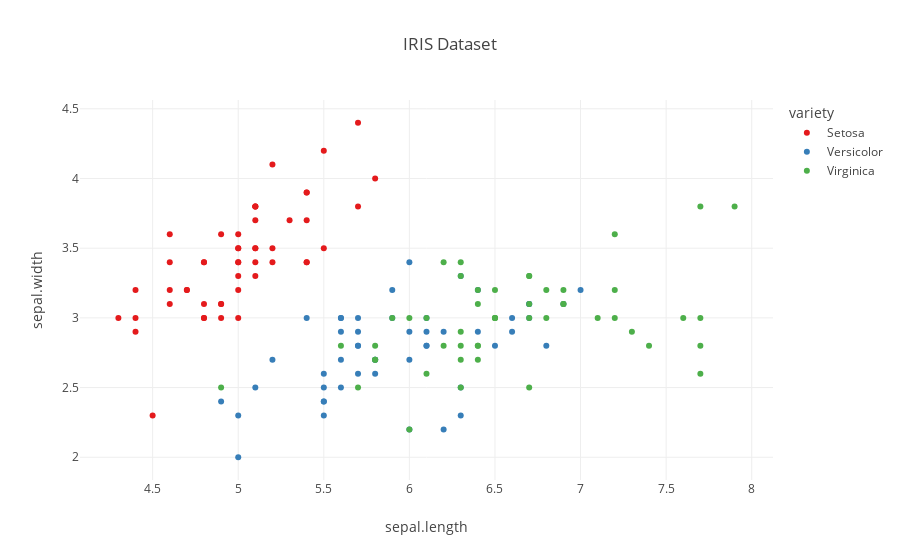

Notebook source saved alongside this figure:
### Code cell
# visualize the data
px.scatter(df,x = "sepal.length",y = "sepal.width",color ="variety", title = "IRIS Dataset",template = 'none',
          color_discrete_sequence=px.colors.qualitative.Set1)

### Figure 1 — Plotly figure (JSON) as saved in the notebook; plotly's stock layout.template omitted (floating-point values rounded to 4 significant figures)
{"data": [{"hovertemplate": "variety=Setosa<br>sepal.length=%{x}<br>sepal.width=%{y}<extra></extra>", "legendgroup": "Setosa", "marker": {"color": "rgb(228,26,28)", "symbol": "circle"}, "mode": "markers", "name": "Setosa", "orientation": "v", "showlegend": true, "type": "scatter", "x": [5.1, 4.9, 4.7, 4.6, 5, 5.4, 4.6, 5, 4.4, 4.9, 5.4, 4.8, 4.8, 4.3, 5.8, 5.7, 5.4, 5.1, 5.7, 5.1, 5.4, 5.1, 4.6, 5.1, 4.8, 5, 5, 5.2, 5.2, 4.7, 4.8, 5.4, 5.2, 5.5, 4.9, 5, 5.5, 4.9, 4.4, 5.1, 5, 4.5, 4.4, 5, 5.1, 4.8, 5.1, 4.6, 5.3, 5], "xaxis": "x", "y": [3.5, 3, 3.2, 3.1, 3.6, 3.9, 3.4, 3.4, 2.9, 3.1, 3.7, 3.4, 3, 3, 4, 4.4, 3.9, 3.5, 3.8, 3.8, 3.4, 3.7, 3.6, 3.3, 3.4, 3, 3.4, 3.5, 3.4, 3.2, 3.1, 3.4, 4.1, 4.2, 3.1, 3.2, 3.5, 3.6, 3, 3.4, 3.5, 2.3, 3.2, 3.5, 3.8, 3, 3.8, 3.2, 3.7, 3.3], "yaxis": "y"}, {"hovertemplate": "variety=Versicolor<br>sepal.length=%{x}<br>sepal.width=%{y}<extra></extra>", "legendgroup": "Versicolor", "marker": {"color": "rgb(55,126,184)", "symbol": "circle"}, "mode": "markers", "name": "Versicolor", "orientation": "v", "showlegend": true, "type": "scatter", "x": [7, 6.4, 6.9, 5.5, 6.5, 5.7, 6.3, 4.9, 6.6, 5.2, 5, 5.9, 6, 6.1, 5.6, 6.7, 5.6, 5.8, 6.2, 5.6, 5.9, 6.1, 6.3, 6.1, 6.4, 6.6, 6.8, 6.7, 6, 5.7, 5.5, 5.5, 5.8, 6, 5.4, 6, 6.7, 6.3, 5.6, 5.5, 5.5, 6.1, 5.8, 5, 5.6, 5.7, 5.7, 6.2, 5.1, 5.7], "xaxis": "x", "y": [3.2, 3.2, 3.1, 2.3, 2.8, 2.8, 3.3, 2.4, 2.9, 2.7, 2, 3, 2.2, 2.9, 2.9, 3.1, 3, 2.7, 2.2, 2.5, 3.2, 2.8, 2.5, 2.8, 2.9, 3, 2.8, 3, 2.9, 2.6, 2.4, 2.4, 2.7, 2.7, 3, 3.4, 3.1, 2.3, 3, 2.5, 2.6, 3, 2.6, 2.3, 2.7, 3, 2.9, 2.9, 2.5, 2.8], "yaxis": "y"}, {"hovertemplate": "variety=Virginica<br>sepal.length=%{x}<br>sepal.width=%{y}<extra></extra>", "legendgroup": "Virginica", "marker": {"color": "rgb(77,175,74)", "symbol": "circle"}, "mode": "markers", "name": "Virginica", "orientation": "v", "showlegend": true, "type": "scatter", "x": [6.3, 5.8, 7.1, 6.3, 6.5, 7.6, 4.9, 7.3, 6.7, 7.2, 6.5, 6.4, 6.8, 5.7, 5.8, 6.4, 6.5, 7.7, 7.7, 6, 6.9, 5.6, 7.7, 6.3, 6.7, 7.2, 6.2, 6.1, 6.4, 7.2, 7.4, 7.9, 6.4, 6.3, 6.1, 7.7, 6.3, 6.4, 6, 6.9, 6.7, 6.9, 5.8, 6.8, 6.7, 6.7, 6.3, 6.5, 6.2, 5.9], "xaxis": "x", "y": [3.3, 2.7, 3, 2.9, 3, 3, 2.5, 2.9, 2.5, 3.6, 3.2, 2.7, 3, 2.5, 2.8, 3.2, 3, 3.8, 2.6, 2.2, 3.2, 2.8, 2.8, 2.7, 3.3, 3.2, 2.8, 3, 2.8, 3, 2.8, 3.8, 2.8, 2.8, 2.6, 3, 3.4, 3.1, 3, 3.1, 3.1, 3.1, 2.7, 3.2, 3.3, 3, 2.5, 3, 3.4, 3], "yaxis": "y"}], "layout": {"legend": {"title": {"text": "variety"}, "tracegroupgap": 0}, "title": {"text": "IRIS Dataset"}, "xaxis": {"anchor": "y", "domain": [0, 1], "title": {"text": "sepal.length"}}, "yaxis": {"anchor": "x", "domain": [0, 1], "title": {"text": "sepal.width"}}}}
